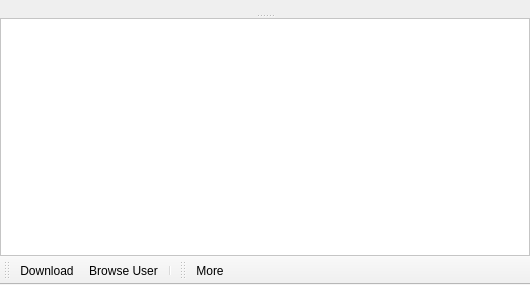
<?xml version="1.0" encoding="UTF-8"?>
<ui version="4.0">
 <class>WidgetSearchResults</class>
 <widget class="QMainWindow" name="WidgetSearchResults">
  <property name="geometry">
   <rect>
    <x>0</x>
    <y>0</y>
    <width>530</width>
    <height>285</height>
   </rect>
  </property>
  <property name="windowTitle">
   <string>MainWindow</string>
  </property>
  <widget class="QWidget" name="centralwidget">
   <layout class="QVBoxLayout" name="verticalLayout">
    <property name="spacing">
     <number>0</number>
    </property>
    <property name="margin">
     <number>0</number>
    </property>
    <item>
     <widget class="QSplitter" name="splitterSearchDetails">
      <property name="sizePolicy">
       <sizepolicy hsizetype="Expanding" vsizetype="Expanding">
        <horstretch>1</horstretch>
        <verstretch>0</verstretch>
       </sizepolicy>
      </property>
      <property name="contextMenuPolicy">
       <enum>Qt::CustomContextMenu</enum>
      </property>
      <property name="orientation">
       <enum>Qt::Vertical</enum>
      </property>
      <widget class="QFrame" name="frameSearches">
       <property name="styleSheet">
        <string notr="true">QTabWidget::pane { /* The tab widget frame */
     border-top: 2px solid #C2C7CB;
 }

QTabWidget::pane { /* The tab widget frame */
     border-top: 2px solid transparent;
 }

 QTabWidget::tab-bar {
     left: 5px;  /* move to the right by 5px */
 }

 /* Style the tab using the tab sub-control. Note that
     it reads QTabBar _not_ QTabWidget */
 QTabBar::tab {
     background:transparent;
     border: 1px solid transparent;
     padding: 4px;
 }

 QTabBar::tab:selected, QTabBar::tab:hover {
     border: 1px solid rgb(78, 96, 255);
     background-color: qlineargradient(x1: 0, y1: 0, x2: 0, y2: 1, stop: 0 #dadbde, stop: 1 #f6f7fa);
 }</string>
       </property>
       <layout class="QGridLayout" name="gridLayout_61">
        <property name="margin">
         <number>0</number>
        </property>
        <property name="spacing">
         <number>0</number>
        </property>
        <item row="0" column="0">
         <widget class="QTabWidget" name="tabWidgetSearch">
          <property name="currentIndex">
           <number>-1</number>
          </property>
         </widget>
        </item>
       </layout>
      </widget>
      <widget class="QFrame" name="frameSearchDetails">
       <property name="frameShape">
        <enum>QFrame::NoFrame</enum>
       </property>
       <property name="frameShadow">
        <enum>QFrame::Raised</enum>
       </property>
       <layout class="QGridLayout" name="gridLayout_3">
        <property name="margin">
         <number>0</number>
        </property>
        <property name="spacing">
         <number>0</number>
        </property>
        <item row="0" column="0">
         <widget class="QScrollArea" name="scrollAreaSearchDetails">
          <property name="sizePolicy">
           <sizepolicy hsizetype="Preferred" vsizetype="Preferred">
            <horstretch>0</horstretch>
            <verstretch>0</verstretch>
           </sizepolicy>
          </property>
          <property name="styleSheet">
           <string notr="true">QFrame {
	background-color: rgb(255, 255, 255);
}</string>
          </property>
          <property name="widgetResizable">
           <bool>true</bool>
          </property>
          <widget class="QFrame" name="frameSearchDetailsContents">
           <property name="geometry">
            <rect>
             <x>0</x>
             <y>0</y>
             <width>528</width>
             <height>232</height>
            </rect>
           </property>
          </widget>
         </widget>
        </item>
       </layout>
      </widget>
     </widget>
    </item>
   </layout>
  </widget>
  <widget class="QToolBar" name="toolBarSearchResults">
   <property name="contextMenuPolicy">
    <enum>Qt::PreventContextMenu</enum>
   </property>
   <property name="windowTitle">
    <string>toolBar</string>
   </property>
   <property name="iconSize">
    <size>
     <width>16</width>
     <height>16</height>
    </size>
   </property>
   <property name="toolButtonStyle">
    <enum>Qt::ToolButtonTextBesideIcon</enum>
   </property>
   <property name="floatable">
    <bool>false</bool>
   </property>
   <attribute name="toolBarArea">
    <enum>BottomToolBarArea</enum>
   </attribute>
   <attribute name="toolBarBreak">
    <bool>false</bool>
   </attribute>
   <addaction name="actionSearchDownload"/>
   <addaction name="actionSearchBrowseUser"/>
   <addaction name="separator"/>
  </widget>
  <widget class="QToolBar" name="toolBarFilter">
   <property name="windowTitle">
    <string>toolBar</string>
   </property>
   <property name="iconSize">
    <size>
     <width>16</width>
     <height>16</height>
    </size>
   </property>
   <property name="toolButtonStyle">
    <enum>Qt::ToolButtonTextBesideIcon</enum>
   </property>
   <attribute name="toolBarArea">
    <enum>BottomToolBarArea</enum>
   </attribute>
   <attribute name="toolBarBreak">
    <bool>false</bool>
   </attribute>
   <addaction name="actionFilterMore"/>
  </widget>
  <action name="actionSearchDownload">
   <property name="icon">
    <iconset resource="../Resource.qrc">
     <normaloff>:/Resource/Generic/Download.png</normaloff>:/Resource/Generic/Download.png</iconset>
   </property>
   <property name="text">
    <string>Download</string>
   </property>
   <property name="toolTip">
    <string>Download</string>
   </property>
  </action>
  <action name="actionSearchBrowseUser">
   <property name="icon">
    <iconset resource="../Resource.qrc">
     <normaloff>:/Resource/Network/Browse.png</normaloff>:/Resource/Network/Browse.png</iconset>
   </property>
   <property name="text">
    <string>Browse User</string>
   </property>
   <property name="toolTip">
    <string>Browse User</string>
   </property>
  </action>
  <action name="actionFilterMore">
   <property name="icon">
    <iconset resource="../Resource.qrc">
     <normaloff>:/Resource/Generic/Filter.png</normaloff>:/Resource/Generic/Filter.png</iconset>
   </property>
   <property name="text">
    <string>More</string>
   </property>
  </action>
 </widget>
 <resources>
  <include location="../Resource.qrc"/>
 </resources>
 <connections/>
</ui>
